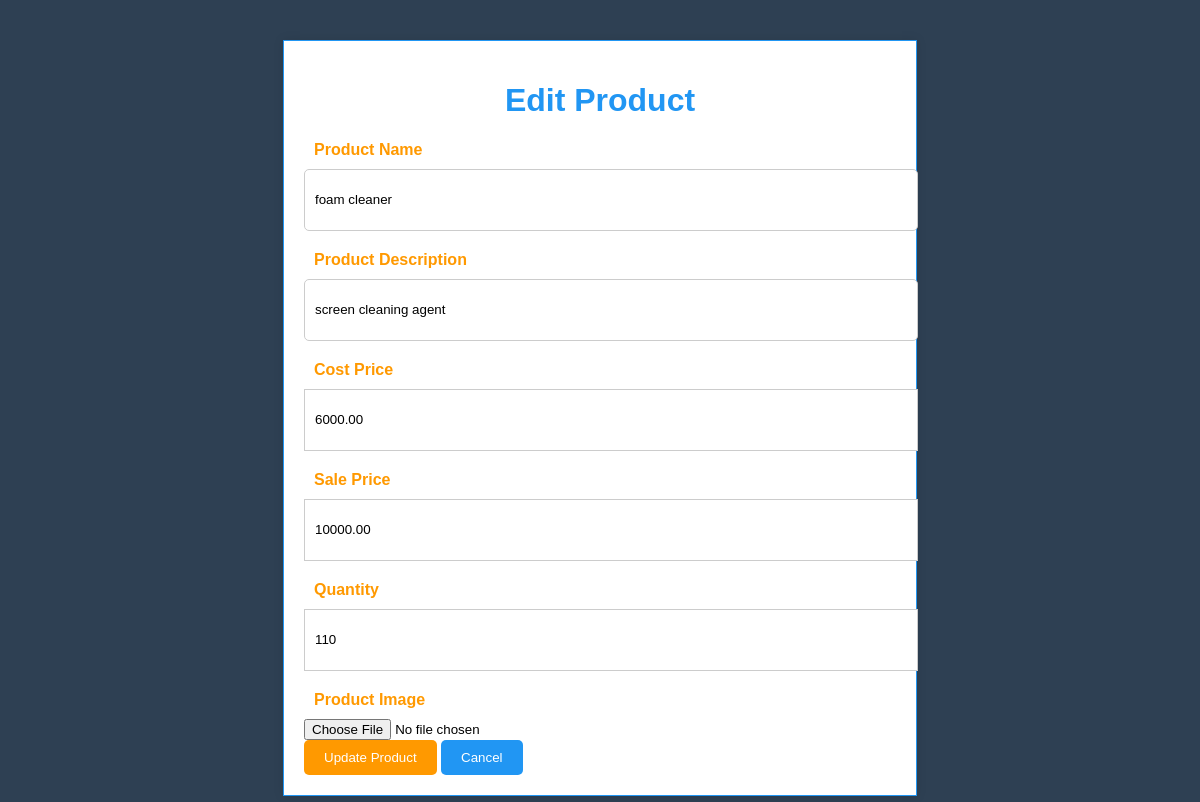
Page /edit_product/2 on the committed database.
### app.py (models this page shows)
class Product(db.Model):
    id = db.Column(db.Integer, primary_key=True)
    name = db.Column(db.String(100), nullable=False)
    description = db.Column(db.String(200), nullable=False)
    cost_price = db.Column(db.Float, nullable=False)
    sale_price = db.Column(db.Float, nullable=False)
    quantity = db.Column(db.Integer, nullable=False)
    image = db.Column(db.String(100), nullable=False)

### app.py (the view, shortened to what this page needs)
@app.route('/edit_product/<int:id>', methods=['GET', 'POST'])
def edit_product(id):
    product = Product.query.get_or_404(id)
    form = EditProductForm(obj=product)
    return render_template('edit_product.html', form=form, product=product)

### app.py
class EditProductForm(FlaskForm):
    name = StringField('Product Name', validators=[DataRequired()])
    description = StringField('Product Description', validators=[DataRequired()])
    cost_price = DecimalField('Cost Price', validators=[DataRequired()])
    sale_price = DecimalField('Sale Price', validators=[DataRequired()])
    quantity = IntegerField('Quantity', validators=[DataRequired()])
    image = FileField('Product Image', validators=[FileAllowed(['jpg', 'png'])])
    submit = SubmitField('Update Product')

### app.py (called while the page is built)
@app.context_processor
def inject_now():
    return {'now': datetime.now()}

### templates/edit_product.html (shortened to what this page needs)
<!DOCTYPE html>
<html lang="en">
<head>
</head>
<body>
{% extends 'base.html' %}
    {% block content %}
    <div class="edit-product-form-container">
        <h1 style="color: #2196F3;">Edit Product</h1>
        <form action="" method="post" enctype="multipart/form-data">
            {{ form.name.label }}
            {{ form.name() }}
            <br>
            {{ form.description.label }}
            {{ form.description() }}
            <br>
            {{ form.cost_price.label }}
            {{ form.cost_price() }}
            <br>
            {{ form.sale_price.label }}
            {{ form.sale_price() }}
            <br>
            {{ form.quantity.label }}
            {{ form.quantity() }}
            <br>
            {{ form.image.label }}
            {{ form.image() }}
            <br>
            {{ form.submit() }}
            <button class="cancel-button" type="submit" name="cancel" value="true">Cancel</button>
        </form>
    </div>
    {% endblock %}

### static/style.css (style rules this page uses)
body { background-color: #2E4053; font-family: Arial, sans-serif; }
label { color: #2E4053; font-weight: bold; margin-bottom: 5px; display: block; }
input[type="text"], input[type="password"] { height: 40px; margin-bottom: 20px; padding: 10px; border: 1px solid #FF9900; border-radius: 5px; }
input[type="submit"] { background-color: #FF9900; color: #FFFFFF; padding: 10px 20px; border: none; border-radius: 5px; cursor: pointer; }
label { color: #2E4053; font-weight: bold; margin-bottom: 5px; display: block; text-align: left; padding-left: 10px; }
h1 { color: #03055B; text-align: center; }
.edit-product-form-container { width: 50%; margin: 40px auto; padding: 20px; background-color: #FFFFFF; border: 1px solid #2196F3; box-shadow: 0 0 10px rgba(0, 0, 0, 0.1); }
.edit-product-form-container label { display: block; margin-bottom: 10px; color: #FF9900; }
.edit-product-form-container input[type="text"], .edit-product-form-container input[type="number"], .edit-product-form-container select { width: 100%; height: 40px; margin-bottom: 20px; padding: 10px; border: 1px solid #CCCCCC; }
.edit-product-form-container input[type="submit"] { background-color: #FF9900; color: #FFFFFF; padding: 10px 20px; border: none; border-radius: 5px; cursor: pointer; }
.edit-product-form-container .cancel-button { background-color: #2196F3; color: #FFFFFF; padding: 10px 20px; border: none; border-radius: 5px; cursor: pointer; }

### rows in the picture
Product: name "foam cleaner", description "screen cleaning agent", cost_price "6000.00", sale_price "10000.00", quantity "110"
